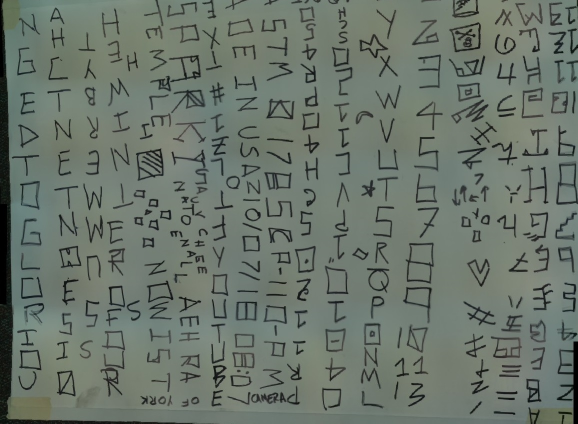
#> input picture In Class/map.jpg, 1155 x 847 px (shown at 1/2 size)
$ python createMap02.py   (Python 2 division)
#> lines starting #> are read from the running program, lines starting #| are printed output that depends on the picture; after the words box and inside, x2 and y2 are one past the last pixel; in counts of white or black regions, pixels touching at a corner belong together
### In Class/drawMatches.py
import numpy as np
import random
import cv2

def drawMatches(img1, kp1, img2, kp2, matches):
    """
    Based on an answer from stackoverflow, https://stackoverflow.com/a/20260048

    My own implementation of cv2.drawMatches as OpenCV 2.4.9
    does not have this function available but it's supported in
    OpenCV 3.0.0

    This function takes in two images with their associated
    keypoints, as well as a list of DMatch data structure (matches)
    that contains which keypoints matched in which images.

    An image will be produced where a montage is shown with
    the first image followed by the second image beside it.

    Keypoints are delineated with circles, while lines are connected
    between matching keypoints.

    img1,img2 - Grayscale images
    kp1,kp2 - Detected list of keypoints through any of the OpenCV keypoint
              detection algorithms
    matches - A list of matches of corresponding keypoints through any
              OpenCV keypoint matching algorithm
    """

    # Create a new output image that concatenates the two images together
    # (a.k.a) a montage
    rows1 = img1.shape[0]
    cols1 = img1.shape[1]
    rows2 = img2.shape[0]
    cols2 = img2.shape[1]

    # Create the output image
    # The rows of the output are the greater between the two images
    # and the columns are simply the sum of the two together
    # The intent is to make this a color image, so make this 3 channels
    out = np.zeros((max([rows1,rows2]),cols1+cols2,3), dtype='uint8')

    # Place the first image to the left, each BGR is the gray value
    out[:rows1,:cols1] = np.dstack([img1, img1, img1])

    # Place the next image to the right of it
    out[:rows2,cols1:] = np.dstack([img2, img2, img2])

    # For each pair of points we have between both images
    # draw circles, then connect a line between them

    for mat in matches:
        # MS Create a random color
        red=random.randint(0,255)
        grn=random.randint(0,255)
        blu=random.randint(0,255)
        # Get the matching keypoints for each of the images
        img1_idx = mat.queryIdx
        img2_idx = mat.trainIdx

        # x - columns
        # y - rows
        (x1,y1) = kp1[img1_idx].pt
        (x2,y2) = kp2[img2_idx].pt

        # Draw a small circle at both co-ordinates
        # radius 4
        # colour random
        # thickness = 1
        cv2.circle(out, (int(x1),int(y1)), 4, (red,grn,blu), 1)
        cv2.circle(out, (int(x2)+cols1,int(y2)), 4, (red,grn,blu), 1)

        # Draw a line in between the two points
        # thickness = 1
        # colour random
        cv2.line(out, (int(x1),int(y1)), (int(x2)+cols1,int(y2)), (red,grn,blu), 1)

    # Return the image
    return out

### In Class/createMap02.py
#!/usr/bin/env python

import sys
sys.path.append("/opt/ros/kinetic/lib/python2.7/dist-packages")
import cv2
import numpy as np
from drawMatches import drawMatches

# ---------- map parameters ----------- #

MAP_PIXEL_WIDTH = 1155  # in pixel

MAP_PIXEL_HEIGHT = 847

MAP_REAL_WIDTH = 1.1  # in meter

MAP_REAL_HEIGHT = .76

# ----- feature parameters DO NOT EDIT ----- #

MATCH_RATIO = 0.7

MAP_FEATURES = 2000

filename1 = 'map.jpg'
filename2 = 'snap.jpg'

def main():
    image1 = cv2.imread(filename1)
#> image1 is the input picture: shape (847, 1155, 3); mean B, G, R 107.5, 117.4, 107
    if image1 is None:
      print 'Unable to open file ', filename1
      return
    image2 = cv2.imread(filename2)
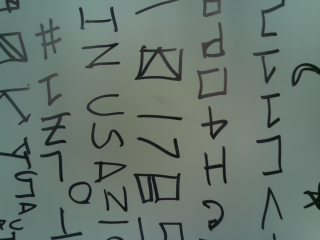
#> input picture In Class/snap.jpg, 320 x 240 px
#> image2 is the input picture: shape (240, 320, 3); mean B, G, R 109.9, 117.6, 103.3
    if image2 is None:
      print 'Unable to open file ', filename2
      return
    #create a single feature map presuming map is not too much bigger than viewport

    # the edgeThreshold and patchSize can be tuned if the gap between cell is too large
    # MS Did just that, set edgeThreshold from 31 to 8 to get more features
    detector = cv2.ORB_create(nfeatures=MAP_FEATURES, scoreType=cv2.ORB_FAST_SCORE, edgeThreshold=8)

    kp1 = detector.detect(image1, None)
#> kp1 = 2128 keypoints; strongest (x, y, size): (1011, 97, 31), (115, 745, 31), (41, 702, 37.2), (345, 304, 31)

    kp1, des1 = detector.compute(image1, kp1)

    kp2 = detector.detect(image2, None)
#> kp2 = 1624 keypoints; strongest (x, y, size): (213, 137, 31), (214, 137, 37.2), (175, 139, 31), (125, 209, 44.6)

    kp2, des2 = detector.compute(image2, kp2)


    index_params = dict(algorithm=6, table_number=6, key_size=12, multi_probe_level=1)
    search_params = dict(checks=50)
    matcher = cv2.FlannBasedMatcher(index_params, search_params)

    matches = matcher.knnMatch(des1, des2, k=2)
#> matches = 2128 matches
    good=[]
    for match in matches:
        if len(match) > 1 and match[0].distance < MATCH_RATIO * match[1].distance:
            good.append(match[0])
#> after the loop, good = 40 matches

    gray1 = cv2.cvtColor(image1,cv2.COLOR_BGR2GRAY)
    gray2 = cv2.cvtColor(image2,cv2.COLOR_BGR2GRAY)
    out = drawMatches(gray1,kp1,gray2,kp2,good)
#> in drawMatches, `out[:rows1,:cols1] = np.dstack([img1, img1, img1])`:
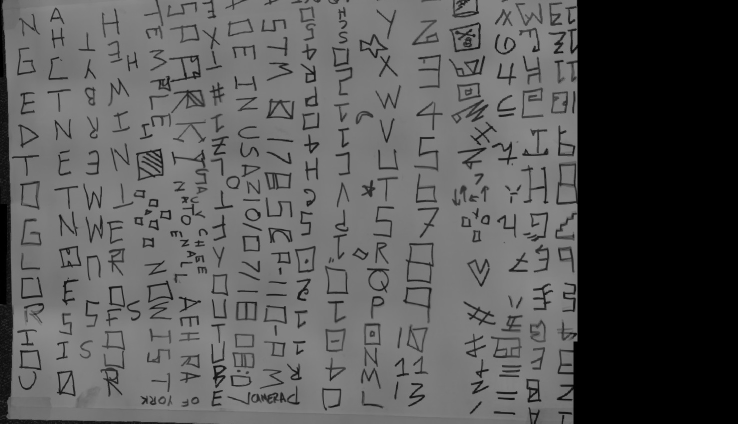
#> out: shape (847, 1475, 3) (shown at 1/2 size); min 0, max 149, mean 88.6
#> in drawMatches, `out[:rows2,cols1:] = np.dstack([img2, img2, img2])`:
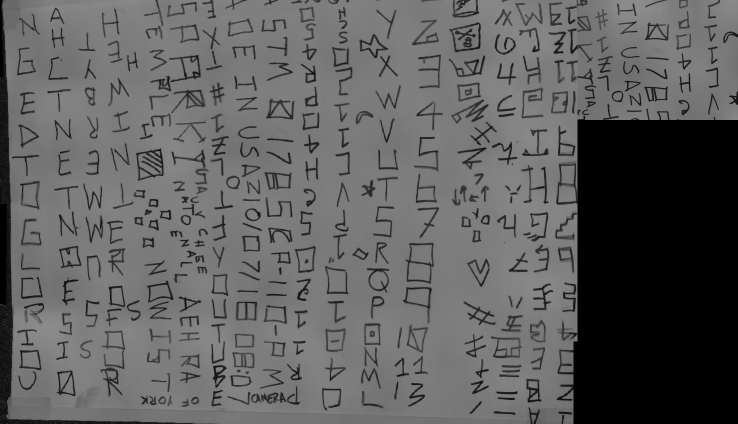
#> out: shape (847, 1475, 3) (shown at 1/2 size); 6.15% of pixels changed, all inside (x1, y1, x2, y2) = (1155, 0, 1475, 240)
#> the loop in drawMatches, `for mat in matches:` made 40 passes
#> (red, grn, blu, img1_idx, img2_idx, x1, y1, x2) on passes 1 to 12: (197, 215, 20, 16, 108, 844, 278, 222), (132, 248, 207, 43, 507, 836, 419, 224.4), (155, 244, 183, 204, 584, 52, 685, 84.96), (111, 71, 144, 206, 95, 578, 233, 174), (71, 48, 128, 228, 303, 558, 428, 266.4), (75, 158, 50, 318, 80, 1066, 597, 86), (37, 169, 241, 379, 200, 951, 22, 277), (51, 181, 222, 465, 58, 399, 751, 277), (161, 104, 244, 482, 121, 560.4, 430.8, 87), (226, 133, 31, 523, 24, 1029.6, 216, 115), (7, 47, 204, 590, 111, 840, 274.8, 225), (0, 252, 170, 608, 727, 118.8, 662.4, 257.8)
#> after the loop in drawMatches, `for mat in matches:`:
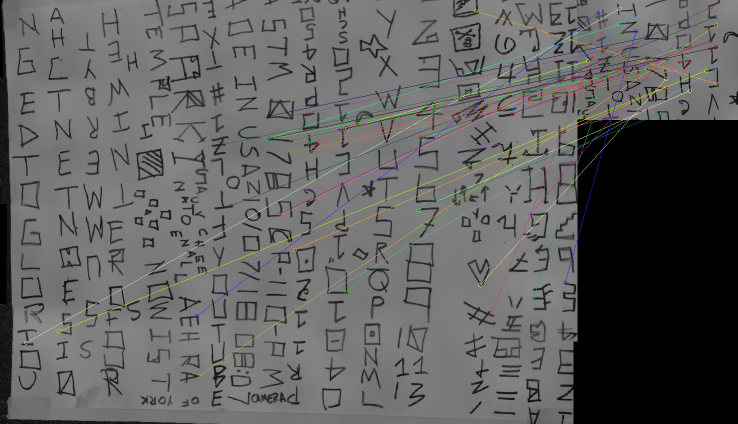
#> out: shape (847, 1475, 3) (shown at 1/2 size); 2.1% of pixels changed, all inside (x1, y1, x2, y2) = (48, 10, 1438, 756); drawn as B, G, R

    cv2.namedWindow('Map comparison', cv2.WINDOW_NORMAL)
    cv2.imshow('Map comparison',out)
    cv2.waitKey(0)
    cv2.destroyAllWindows()


if __name__ == '__main__':
    main()
